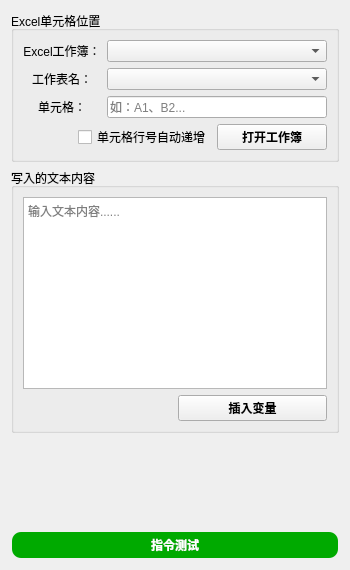
       <widget class="QWidget" name="tab_39">
        <attribute name="title">
         <string>写入单元格</string>
        </attribute>
        <layout class="QVBoxLayout" name="verticalLayout_51">
         <item>
          <widget class="QGroupBox" name="groupBox_53">
           <property name="title">
            <string>Excel单元格位置</string>
           </property>
           <layout class="QVBoxLayout" name="verticalLayout_50">
            <item>
             <layout class="QGridLayout" name="gridLayout_57" columnstretch="1,5">
              <item row="0" column="0">
               <widget class="QLabel" name="label_150">
                <property name="text">
                 <string>Excel工作簿：</string>
                </property>
                <property name="alignment">
                 <set>Qt::AlignmentFlag::AlignCenter</set>
                </property>
               </widget>
              </item>
              <item row="0" column="1">
               <widget class="QComboBox" name="comboBox_57" />
              </item>
              <item row="1" column="0">
               <widget class="QLabel" name="label_151">
                <property name="text">
                 <string>工作表名：</string>
                </property>
                <property name="alignment">
                 <set>Qt::AlignmentFlag::AlignCenter</set>
                </property>
               </widget>
              </item>
              <item row="1" column="1">
               <widget class="QComboBox" name="comboBox_58" />
              </item>
              <item row="2" column="0">
               <widget class="QLabel" name="label_152">
                <property name="text">
                 <string>单元格：</string>
                </property>
                <property name="alignment">
                 <set>Qt::AlignmentFlag::AlignCenter</set>
                </property>
               </widget>
              </item>
              <item row="2" column="1">
               <widget class="QLineEdit" name="lineEdit_28">
                <property name="placeholderText">
                 <string>如：A1、B2...</string>
                </property>
               </widget>
              </item>
             </layout>
            </item>
            <item>
             <layout class="QHBoxLayout" name="horizontalLayout_21" stretch="1,1,2">
              <item>
               <spacer name="horizontalSpacer_21">
                <property name="orientation">
                 <enum>Qt::Orientation::Horizontal</enum>
                </property>
                <property name="sizeHint" stdset="0">
                 <size>
                  <width>40</width>
                  <height>20</height>
                 </size>
                </property>
               </spacer>
              </item>
              <item>
               <widget class="QCheckBox" name="checkBox_10">
                <property name="text">
                 <string>单元格行号自动递增</string>
                </property>
               </widget>
              </item>
              <item>
               <widget class="QPushButton" name="pushButton_44">
                <property name="font">
                 <font>
                  <family>微软雅黑</family>
                  <bold>true</bold>
                 </font>
                </property>
                <property name="text">
                 <string>打开工作簿</string>
                </property>
               </widget>
              </item>
             </layout>
            </item>
           </layout>
          </widget>
         </item>
         <item>
          <widget class="QGroupBox" name="groupBox_54">
           <property name="title">
            <string>写入的文本内容</string>
           </property>
           <layout class="QGridLayout" name="gridLayout_58" columnstretch="1,1">
            <item row="0" column="0" colspan="2">
             <widget class="QTextEdit" name="textEdit_6">
              <property name="placeholderText">
               <string>输入文本内容......</string>
              </property>
             </widget>
            </item>
            <item row="1" column="0">
             <spacer name="horizontalSpacer_9">
              <property name="orientation">
               <enum>Qt::Orientation::Horizontal</enum>
              </property>
              <property name="sizeHint" stdset="0">
               <size>
                <width>218</width>
                <height>20</height>
               </size>
              </property>
             </spacer>
            </item>
            <item row="1" column="1">
             <widget class="QPushButton" name="pushButton_45">
              <property name="font">
               <font>
                <family>微软雅黑</family>
                <bold>true</bold>
               </font>
              </property>
              <property name="text">
               <string>插入变量</string>
              </property>
             </widget>
            </item>
           </layout>
          </widget>
         </item>
         <item>
          <spacer name="verticalSpacer_33">
           <property name="orientation">
            <enum>Qt::Orientation::Vertical</enum>
           </property>
           <property name="sizeHint" stdset="0">
            <size>
             <width>20</width>
             <height>92</height>
            </size>
           </property>
          </spacer>
         </item>
         <item>
          <widget class="QPushButton" name="pushButton_59">
           <property name="palette">
            <palette>
             <active>
              <colorrole role="WindowText">
               <brush brushstyle="SolidPattern">
                <color alpha="255">
                 <red>255</red>
                 <green>255</green>
                 <blue>255</blue>
                </color>
               </brush>
              </colorrole>
              <colorrole role="Button">
               <brush brushstyle="SolidPattern">
                <color alpha="255">
                 <red>0</red>
                 <green>170</green>
                 <blue>0</blue>
                </color>
               </brush>
              </colorrole>
              <colorrole role="Text">
               <brush brushstyle="SolidPattern">
                <color alpha="255">
                 <red>255</red>
                 <green>255</green>
                 <blue>255</blue>
                </color>
               </brush>
              </colorrole>
              <colorrole role="ButtonText">
               <brush brushstyle="SolidPattern">
                <color alpha="255">
                 <red>255</red>
                 <green>255</green>
                 <blue>255</blue>
                </color>
               </brush>
              </colorrole>
              <colorrole role="Base">
               <brush brushstyle="SolidPattern">
                <color alpha="255">
                 <red>0</red>
                 <green>170</green>
                 <blue>0</blue>
                </color>
               </brush>
              </colorrole>
              <colorrole role="Window">
               <brush brushstyle="SolidPattern">
                <color alpha="255">
                 <red>0</red>
                 <green>170</green>
                 <blue>0</blue>
                </color>
               </brush>
              </colorrole>
              <colorrole role="PlaceholderText">
               <brush brushstyle="NoBrush">
                <color alpha="128">
                 <red>255</red>
                 <green>255</green>
                 <blue>255</blue>
                </color>
               </brush>
              </colorrole>
             </active>
             <inactive>
              <colorrole role="WindowText">
               <brush brushstyle="SolidPattern">
                <color alpha="255">
                 <red>255</red>
                 <green>255</green>
                 <blue>255</blue>
                </color>
               </brush>
              </colorrole>
              <colorrole role="Button">
               <brush brushstyle="SolidPattern">
                <color alpha="255">
                 <red>0</red>
                 <green>170</green>
                 <blue>0</blue>
                </color>
               </brush>
              </colorrole>
              <colorrole role="Text">
               <brush brushstyle="SolidPattern">
                <color alpha="255">
                 <red>255</red>
                 <green>255</green>
                 <blue>255</blue>
                </color>
               </brush>
              </colorrole>
              <colorrole role="ButtonText">
               <brush brushstyle="SolidPattern">
                <color alpha="255">
                 <red>255</red>
                 <green>255</green>
                 <blue>255</blue>
                </color>
               </brush>
              </colorrole>
              <colorrole role="Base">
               <brush brushstyle="SolidPattern">
                <color alpha="255">
                 <red>0</red>
                 <green>170</green>
                 <blue>0</blue>
                </color>
               </brush>
              </colorrole>
              <colorrole role="Window">
               <brush brushstyle="SolidPattern">
                <color alpha="255">
                 <red>0</red>
                 <green>170</green>
                 <blue>0</blue>
                </color>
               </brush>
              </colorrole>
              <colorrole role="PlaceholderText">
               <brush brushstyle="NoBrush">
                <color alpha="128">
                 <red>255</red>
                 <green>255</green>
                 <blue>255</blue>
                </color>
               </brush>
              </colorrole>
             </inactive>
             <disabled>
              <colorrole role="WindowText">
               <brush brushstyle="SolidPattern">
                <color alpha="255">
                 <red>255</red>
                 <green>255</green>
                 <blue>255</blue>
                </color>
               </brush>
              </colorrole>
              <colorrole role="Button">
               <brush brushstyle="SolidPattern">
                <color alpha="255">
                 <red>0</red>
                 <green>170</green>
                 <blue>0</blue>
                </color>
               </brush>
              </colorrole>
              <colorrole role="Text">
               <brush brushstyle="SolidPattern">
                <color alpha="255">
                 <red>255</red>
                 <green>255</green>
                 <blue>255</blue>
                </color>
               </brush>
              </colorrole>
              <colorrole role="ButtonText">
               <brush brushstyle="SolidPattern">
                <color alpha="92">
                 <red>0</red>
                 <green>0</green>
                 <blue>0</blue>
                </color>
               </brush>
              </colorrole>
              <colorrole role="Base">
               <brush brushstyle="SolidPattern">
                <color alpha="255">
                 <red>0</red>
                 <green>170</green>
                 <blue>0</blue>
                </color>
               </brush>
              </colorrole>
              <colorrole role="Window">
               <brush brushstyle="SolidPattern">
                <color alpha="255">
                 <red>0</red>
                 <green>170</green>
                 <blue>0</blue>
                </color>
               </brush>
              </colorrole>
              <colorrole role="PlaceholderText">
               <brush brushstyle="NoBrush">
                <color alpha="128">
                 <red>255</red>
                 <green>255</green>
                 <blue>255</blue>
                </color>
               </brush>
              </colorrole>
             </disabled>
            </palette>
           </property>
           <property name="font">
            <font>
             <family>Microsoft YaHei</family>
             <bold>true</bold>
            </font>
           </property>
           <property name="styleSheet">
            <string notr="true">QPushButton {
    background-color: rgb(0, 170, 0);
    color: white;
    border-radius: 10px; /* 设置圆角半径 */
    font-family: 'Microsoft YaHei'; /* 设置字体为微软雅黑 */
    padding: 3px 5px; /* 设置内边距，使按钮看起来更美观 */
    border: 2px solid transparent; /* 设置边框为透明 */
}

QPushButton:hover {
    background-color: rgb(0, 150, 0); /* 设置鼠标悬停时的背景颜色 */
}

QPushButton:pressed {
    background-color: rgb(0, 100, 0); /* 设置按钮按下时的背景颜色 */
}
</string>
           </property>
           <property name="text">
            <string>指令测试</string>
           </property>
          </widget>
         </item>
        </layout>
       </widget>
